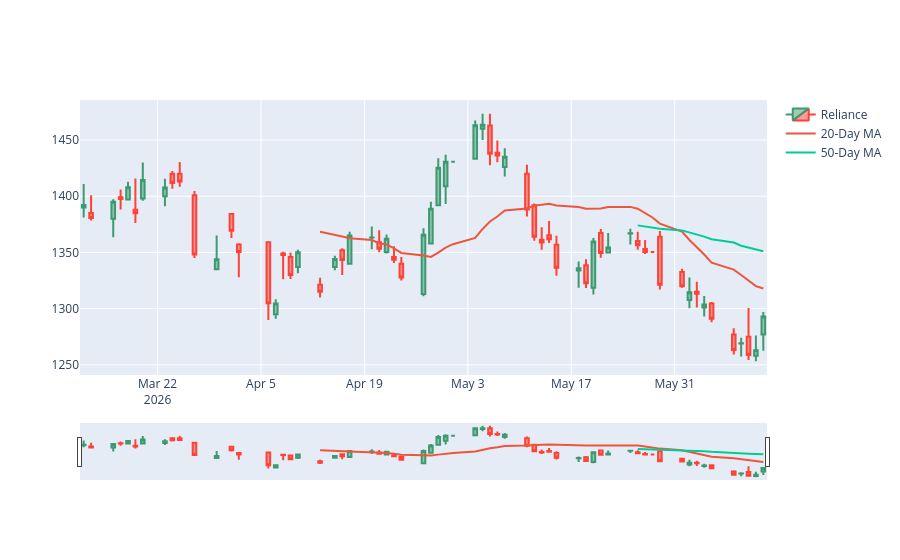

Notebook cell for this chart:
### Code cell
fig.add_trace(
    go.Scatter(
        x=reliance.index,
        y=reliance["MA50"],
        mode="lines",
        name="50-Day MA"
    )
)
